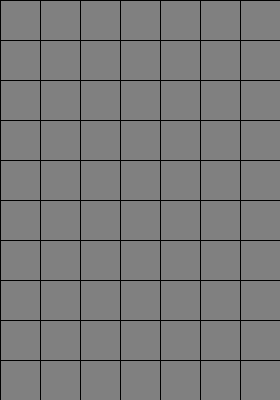
Frame 1 (no input)
Frame 60 (the mouse pressed at the canvas centre just before this capture): identical to frame 1, image omitted
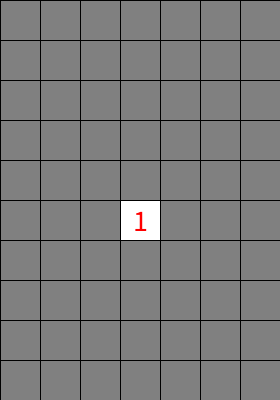
Frame 120 (the mouse held since frame 60 and released just before this capture)

The Processing sketch that drew these frames (run headless with seeded random() and noise(); from frame 60 on, the mouse is pressed at the canvas centre):

// Processing sketch: week14_16_minesweep_part5_Stack_DFS_add_pop_extend_zeros
// ── week14_16_minesweep_part5_Stack_DFS_add_pop_extend_zeros.pde
// week14_16_minesweep_part5_Stack_DFS_add_pop_extend_zeros
// 修改自 week14_15_minesweep_part4_show_many_zeros_and_not_9_for_ii_for_jj
// 畫出格子了, 但是第一下希望是空格, 把其他的數字都顯示
import java.util.Stack;
int [][]show = new int[10][7]; // 一開始,都不秀
void setup(){
  size(280,400);
  for(int k=0; k<5; k++){ // 要放5個地雷
    int i = int(random(10)), j = int(random(7));
    map[i][j] = 9;
  }
  for(int i=0; i<10; i++){
    for(int j=0; j<7; j++){
      if(map[i][j]==9){
        for(int ii=i-1; ii<=i+1; ii++){
          for(int jj=j-1; jj<=j+1; jj++){
            if(ii<0 || jj<0 || ii>=10 || jj>=7) continue;
            if(map[ii][jj]!=9) map[ii][jj]++;
          }
        }
      }
    }
  }
  textSize(30);
  textAlign(CENTER,CENTER);
}
int [][] map = new int[10][7]; 
void draw(){
  for(int i=0; i<10; i++){
    for(int j=0; j<7; j++){
      fill(128); rect(j*40,i*40, 40, 40);
      if(show[i][j]==1){ // 要秀的時候, 才秀數字
        fill(255); rect(j*40,i*40, 40, 40);
        fill(#FF0000); text(map[i][j], j*40+20, i*40+20); 
      }
    }
  }
}
void mousePressed(){
  int i = mouseY/40, j = mouseX/40;
  show[i][j] = 1;
  Stack<Integer> stackI = new Stack<Integer>();
  Stack<Integer> stackJ = new Stack<Integer>();
  if(map[i][j]==0) {
    stackI.add(i);
    stackJ.add(j);
    show[i][j] = 1;
  }
  while(stackI.size()>0){
    i = stackI.pop();
    j = stackJ.pop();
    for(int ii=i-1; ii<=i+1; ii++){
      for(int jj=j-1; jj<=j+1; jj++){
        if(ii<0 || jj<0 || ii>=10 || jj>=7) continue;
        if(map[ii][jj]!=9 && show[ii][jj]==0){
          show[ii][jj]=1;
          stackI.add(ii);
          stackJ.add(jj);
        }
      }
    }
  }
}
